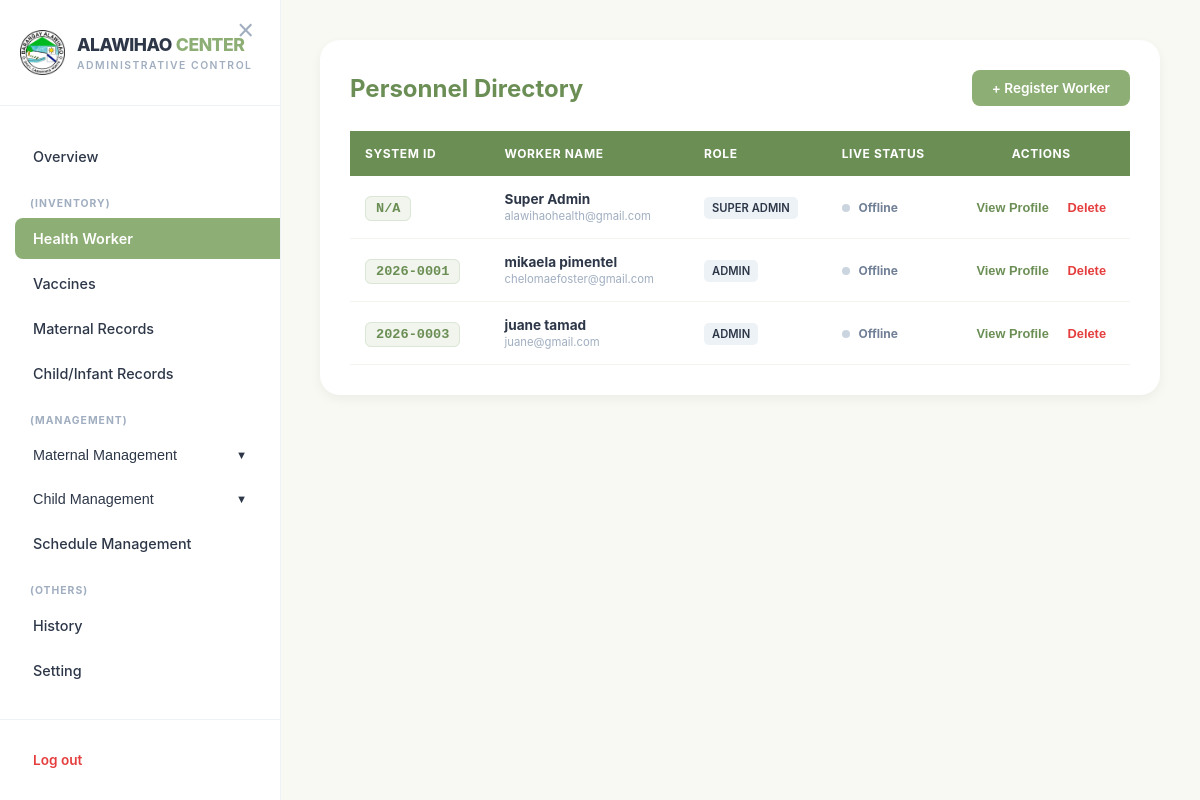
The page /admin/admin_health_workers.php (signed in) on the database its author committed.
### tables this page shows
CREATE TABLE `users` (
  `id` int(11) NOT NULL,
  `generated_id` varchar(20) DEFAULT NULL,
  `first_name` varchar(50) NOT NULL,
  `last_name` varchar(50) NOT NULL,
  `email` varchar(100) NOT NULL,
  `password` varchar(255) NOT NULL,
  `role` enum('Super Admin','Admin','User') DEFAULT 'User',
  `status` enum('Pending','Approved','Disapproved') DEFAULT 'Approved',
  `reset_code` varchar(6) DEFAULT NULL,
  `reset_expiry` datetime DEFAULT NULL,
  `created_at` timestamp NOT NULL DEFAULT current_timestamp(),
  `last_activity` datetime DEFAULT current_timestamp(),
  `contact_number` varchar(50) DEFAULT NULL,
  `birthday` date DEFAULT NULL,
  `gender` varchar(20) DEFAULT NULL,
  `address` varchar(50) DEFAULT NULL,
  `profile_picture` varchar(255) DEFAULT NULL,
  `position` varchar(100) DEFAULT 'Administrator',
  `total_children` int(11) DEFAULT 0,
  `current_pregnancy_status` varchar(100) DEFAULT '1st Pregnancy'
);

### admin/admin_health_workers.php (the view, shortened to what this page needs)
<?php
include '../db_connect.php';
$query = "SELECT id AS uid, generated_id, first_name, last_name, email, role AS role_type,
                 CASE WHEN last_activity IS NOT NULL AND last_activity >= NOW() - INTERVAL 2 MINUTE THEN 'Online' ELSE 'Offline' END AS current_status,
                 address, contact_number, last_activity
          FROM users
          WHERE role IN ('Admin', 'Super Admin') AND status = 'Approved'
          ORDER BY (last_activity IS NOT NULL AND last_activity >= NOW() - INTERVAL 2 MINUTE) DESC, last_activity DESC, first_name ASC";
$result = mysqli_query($conn, $query);
?>
<!DOCTYPE html>
<html lang="en">
<head>
</head>
<body>
<div class="main-content">
    <div class="table-card">
        <div class="card-header">
            <h2 style="color: var(--dark-sage); margin: 0;">Personnel Directory</h2>
            <?php if ($_SESSION['role'] === 'Super Admin'): ?>
                <a href="../register_worker.php?redirect=admin/super_admin_dashboard.php%23pendingWorkersPad" class="btn-add">+ Register Worker</a>
            <?php endif; ?>
        </div>
        <table>
            <thead>
                <tr>
                    <th>System ID</th>
                    <th>Worker Name</th>
                    <th>Role</th>
                    <th>Live Status</th>
                    <th style="text-align:center;">Actions</th>
                </tr>
            </thead>
            <tbody>
                <?php while($row = mysqli_fetch_assoc($result)): ?>
                <tr>
                    <td><span class="id-badge"><?php echo htmlspecialchars($row['generated_id'] ?? 'N/A'); ?></span></td>
                    <td>
                        <strong><?php echo htmlspecialchars($row['first_name'] . ' ' . $row['last_name']); ?></strong><br>
                        <small style="color: var(--text-muted);"><?php echo htmlspecialchars($row['email']); ?></small>
                    </td>
                    <td>
                        <span style="background:#EDF2F7; padding:4px 8px; border-radius:5px; font-size:0.7rem; font-weight:600;">
                        <?php echo strtoupper($row['role_type']); ?></span>
                    </td>
                    <td>
                        <span class="status-dot <?php echo ($row['current_status'] === 'Online') ? 'online-dot' : 'offline-dot'; ?>"></span>
                        <span style="font-weight:bold; font-size:0.75rem; color:<?php echo ($row['current_status'] === 'Online') ? '#2F855A' : '#718096'; ?>;">
                            <?php echo $row['current_status']; ?>
                        </span>
                    </td>
                    <td style="text-align:center;">
                        <button class="btn-view" onclick="openProfilePad({
                            id: '<?php echo $row['uid']; ?>',
                            type: '<?php echo $row['role_type']; ?>',
                            gen_id: '<?php echo $row['generated_id']; ?>',
                            fname: '<?php echo addslashes($row['first_name']); ?>',
                            lname: '<?php echo addslashes($row['last_name']); ?>',
                            email: '<?php echo $row['email']; ?>',
                            addr: '<?php echo addslashes($row['address']); ?>',
                            contact: '<?php echo $row['contact_number']; ?>'
                        })">View Profile</button>
                        <button class="btn-delete" onclick="confirmDelete('<?php echo $row['uid']; ?>', '<?php echo $row['role_type']; ?>', '<?php echo addslashes($row['first_name']); ?>')">Delete</button>
                    </td>
                </tr>
                <?php endwhile; ?>
            </tbody>
        </table>
    </div>
</div>
</body>
</html>

### admin/admin_health_workers.php (style rules this page uses)
:root { --sage: #8DAE74; --dark-sage: #6B8E55; --beige: #F5F5DC; --offline: #CBD5E0; --text-main: #2D3748; --text-muted: #718096; --bg-light: #F9F9F4; --white: #FFFFFF; --error: #E53E3E; }
body { font-family: 'Inter', sans-serif; background: var(--bg-light); display: flex; margin:0; color: var(--text-main); }
.main-content { flex-grow: 1; padding: 40px; width: 100%; box-sizing: border-box; }
.table-card { background: var(--white); padding: 30px; border-radius: 20px; box-shadow: 0 4px 12px rgba(0,0,0,0.05); }
.card-header { display: flex; justify-content: space-between; align-items: center; margin-bottom: 25px; }
.btn-add { background: var(--sage); color: white; padding: 10px 20px; border-radius: 8px; text-decoration: none; font-size: 0.85rem; font-weight: 600; transition: 0.2s; }
table { width: 100%; border-collapse: collapse; }
th { text-align: left; background: var(--dark-sage); color: white; padding: 15px; font-size: 0.75rem; text-transform: uppercase; letter-spacing: 0.05em; }
td { padding: 15px; border-bottom: 1px solid #F1F5ED; font-size: 0.85rem; vertical-align: middle; }
.id-badge { background: #F1F5ED; color: var(--dark-sage); padding: 4px 10px; border-radius: 6px; font-family: 'Courier New', monospace; font-weight: bold; border: 1px solid #DCE6D5; }
.status-dot { height: 8px; width: 8px; border-radius: 50%; display: inline-block; margin-right: 5px; }
.offline-dot { background-color: var(--offline); }
.btn-view { color: var(--dark-sage); font-weight: 600; cursor: pointer; background: none; border: none; font-size: 0.8rem; margin-right: 15px; padding: 0; }
.btn-delete { color: var(--error); font-weight: 600; cursor: pointer; background: none; border: none; font-size: 0.8rem; padding: 0; }

### admin/super_admin_sidebar.php (style rules this page uses)
:root { --sage: #8DAE74; --dark-sage: #6B8E55; --soft-sage: #F1F5ED; --pure-white: #FFFFFF; --text-main: #2D3748; --text-muted: #A0AEC0; --sidebar-width: 280px; --border-color: #EDF2F7; --transition: all 0.3s ease-in-out; }
.main-content, #main { margin-left: var(--sidebar-width); transition: margin-left 0.3s ease-in-out; }

### rows shown on the page
users: generated "N/A", first_name+last_name "Super Admin", email "alawihaohealth@gmail.com", role "SUPER ADMIN", current_status "Offline"
users: generated "2026-0001", first_name+last_name "mikaela pimentel", email "chelomaefoster@gmail.com", role "ADMIN", current_status "Offline"
users: generated "2026-0003", first_name+last_name "juane tamad", email "juane@gmail.com", role "ADMIN", current_status "Offline"
